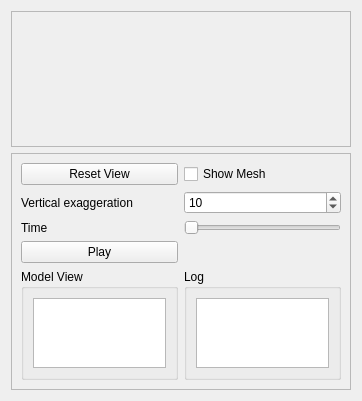
<?xml version="1.0" encoding="UTF-8"?>
<ui version="4.0">
 <class>Form</class>
 <widget class="QWidget" name="Form">
  <property name="geometry">
   <rect>
    <x>0</x>
    <y>0</y>
    <width>362</width>
    <height>401</height>
   </rect>
  </property>
  <property name="windowTitle">
   <string>Form</string>
  </property>
  <layout class="QVBoxLayout" name="verticalLayout" stretch="10,1">
   <item>
    <widget class="QFrame" name="frame_qglwidget">
     <property name="frameShape">
      <enum>QFrame::StyledPanel</enum>
     </property>
     <property name="frameShadow">
      <enum>QFrame::Raised</enum>
     </property>
    </widget>
   </item>
   <item>
    <widget class="QFrame" name="frame">
     <property name="frameShape">
      <enum>QFrame::StyledPanel</enum>
     </property>
     <property name="frameShadow">
      <enum>QFrame::Raised</enum>
     </property>
     <layout class="QGridLayout" name="gridLayout">
      <item row="1" column="0">
       <widget class="QLabel" name="label">
        <property name="text">
         <string>Vertical exaggeration</string>
        </property>
       </widget>
      </item>
      <item row="0" column="1">
       <widget class="QCheckBox" name="checkBox_showmesh">
        <property name="text">
         <string>Show Mesh</string>
        </property>
       </widget>
      </item>
      <item row="1" column="1">
       <widget class="QSpinBox" name="spinBox_z">
        <property name="keyboardTracking">
         <bool>false</bool>
        </property>
        <property name="value">
         <number>10</number>
        </property>
       </widget>
      </item>
      <item row="0" column="0">
       <widget class="QPushButton" name="pushButton_resetview">
        <property name="text">
         <string>Reset View</string>
        </property>
       </widget>
      </item>
      <item row="2" column="0">
       <widget class="QLabel" name="label_2">
        <property name="text">
         <string>Time</string>
        </property>
       </widget>
      </item>
      <item row="2" column="1">
       <widget class="QSlider" name="horizontalSlider_time">
        <property name="orientation">
         <enum>Qt::Horizontal</enum>
        </property>
       </widget>
      </item>
      <item row="3" column="0">
       <widget class="QPushButton" name="pushButton_play">
        <property name="text">
         <string>Play</string>
        </property>
       </widget>
      </item>
      <item row="4" column="0">
       <widget class="QGroupBox" name="groupBox">
        <property name="title">
         <string>Model View</string>
        </property>
        <layout class="QVBoxLayout" name="verticalLayout_2">
         <item>
          <widget class="QTextEdit" name="textEdit_modelview"/>
         </item>
        </layout>
       </widget>
      </item>
      <item row="4" column="1">
       <widget class="QGroupBox" name="groupBox_2">
        <property name="title">
         <string>Log</string>
        </property>
        <layout class="QVBoxLayout" name="verticalLayout_3">
         <item>
          <widget class="QTextEdit" name="textEdit_log">
           <property name="minimumSize">
            <size>
             <width>0</width>
             <height>0</height>
            </size>
           </property>
          </widget>
         </item>
        </layout>
       </widget>
      </item>
     </layout>
    </widget>
   </item>
  </layout>
 </widget>
 <resources/>
 <connections/>
</ui>
